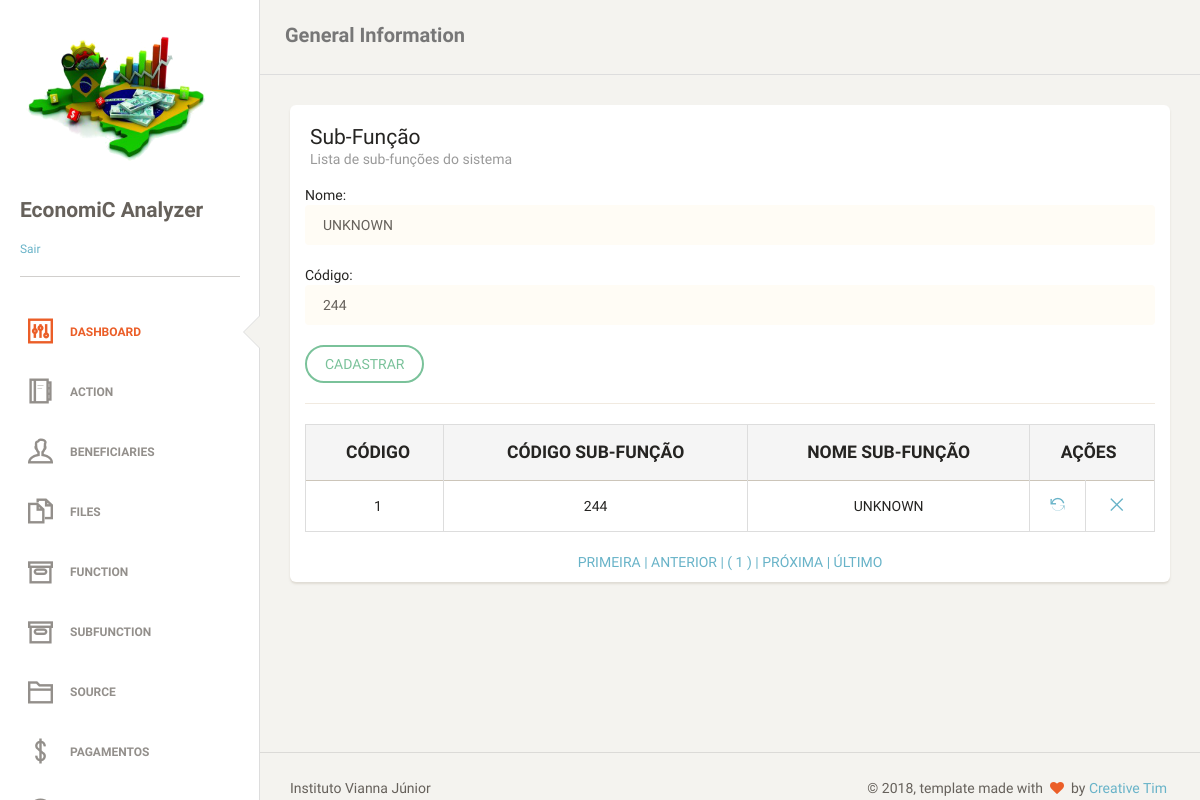
/subfunctions.php?act=upd&id=1 (signed in), run on the app's committed database.
### tables this page shows
CREATE TABLE `tb_subfunctions` (
  `id_subfunction` int(11) NOT NULL AUTO_INCREMENT,
  `str_cod_subfunction` varchar(4) NOT NULL,
  `str_name_subfunction` varchar(255) DEFAULT NULL,
  PRIMARY KEY (`id_subfunction`),
  UNIQUE KEY `str_cod_subfunction_UNIQUE` (`str_cod_subfunction`)
);

### classes/subfunctions.php (called while the page is built)
<?php
class subfunctions
{
    private $id_subfunction;
    private $str_cod_subfunction;
    private $str_name_subfunction;
    public function __construct($id_subfunction, $str_cod_subfunction, $str_name_subfunction)
    {
        $this->id_subfunction = $id_subfunction;
        $this->str_cod_subfunction = $str_cod_subfunction;
        $this->str_name_subfunction = $str_name_subfunction;
    }
    public function getIdSubfunction()
    {
        return $this->id_subfunction;
    }
    public function setIdSubfunction($id_subfunction)
    {
        $this->id_subfunction = $id_subfunction;
    }
    public function getStrCodSubfunction()
    {
        return $this->str_cod_subfunction;
    }
    public function setStrCodSubfunction($str_cod_subfunction)
    {
        $this->str_cod_subfunction = $str_cod_subfunction;
    }
    public function getStrNameSubfunction()
    {
        return $this->str_name_subfunction;
    }
    public function setStrNameSubfunction($str_name_subfunction)
    {
        $this->str_name_subfunction = $str_name_subfunction;
    }
}

### subfunctions.php (the view, shortened to what this page needs)
<?php
require_once "classes/template.php";
require_once "dao/subfunctionsDAO.php";
require_once "classes/subfunctions.php";
$object = new subfunctionsDAO();
if ($_SERVER['REQUEST_METHOD'] == 'POST') {
    $id = (isset($_POST["id"]) && $_POST["id"] != null) ? $_POST["id"] : "";
    $str_cod_subfunction = (isset($_POST["str_cod_subfunction"]) && $_POST["str_cod_subfunction"] != null) ? $_POST["str_cod_subfunction"] : "";
    $str_name_subfunction = (isset($_POST["str_name_subfunction"]) && $_POST["str_name_subfunction"] != null) ? $_POST["str_name_subfunction"] : "";
} else if (!isset($id)) {
    $id = (isset($_GET["id"]) && $_GET["id"] != null) ? $_GET["id"] : "";
    $str_cod_subfunction = NULL;
    $str_name_subfunction = NULL;
}
if (isset($_REQUEST["act"]) && $_REQUEST["act"] == "upd" && $id != "") {
    $subfunctions = new subfunctions($id, '', '');
    $resultado = $object->atualizar($subfunctions);
    $str_cod_subfunction = $resultado->getStrCodSubfunction();
    $str_name_subfunction = $resultado->getStrNameSubfunction();
}
?>
<div class='content' xmlns="http://www.w3.org/1999/html">
    <div class='container-fluid'>
        <div class='row'>
            <div class='col-md-12'>
                <div class='card'>
                    <div class='header'>
                        <h4 class='title'>Sub-Função</h4>
                        <p class='category'>Lista de sub-funções do sistema</p>
                    </div>
                    <div class='content table-responsive'>
                        <form action="?act=save&id=" method="POST" name="form1">
                            Nome:
                            <input class="form-control" type="text" name="str_name_subfunction" value="<?php
                            echo (isset($str_name_subfunction) && ($str_name_subfunction != null || $str_name_subfunction != "")) ? $str_name_subfunction : '';
                            ?>"/>
                            <br/>
                            Código:
                            <input class="form-control" type="text" maxlength="4" name="str_cod_subfunction" value="<?php
                            echo (isset($str_cod_subfunction) && ($str_cod_subfunction != null || $str_cod_subfunction != "")) ? $str_cod_subfunction : '';
                            ?>"/>
                            <br/>
                            <input class="btn btn-success" type="submit" value="CADASTRAR">
                            <hr>
                        </form>
                        <?php
                        $object->tabelapaginada();
                        ?>
                    </div>
                </div>
            </div>
        </div>
    </div>
</div>

### dao/subfunctionsDAO.php (shortened to what this page needs)
<?php
require_once "classes/subfunctions.php";
class subfunctionsDAO
{
    public function atualizar($subfunctions)
    {
        global $pdo;
        try {
            $statement = $pdo->prepare("SELECT id_subfunction, str_cod_subfunction, str_name_subfunction FROM tb_subfunctions WHERE id_subfunction = :id");
            $statement->bindValue(":id", $subfunctions->getIdSubfunction());
            if ($statement->execute()) {
                $rs = $statement->fetch(PDO::FETCH_OBJ);
                $subfunctions->setIdSubfunction($rs->id_subfunction);
                $subfunctions->setStrCodSubfunction($rs->str_cod_subfunction);
                $subfunctions->setStrNameSubfunction($rs->str_name_subfunction);
                return $subfunctions;
            } else {
                throw new PDOException("<script> alert('Não foi possível executar a declaração SQL !'); </script>");
            }
        } catch (PDOException $erro) {
            return "Erro: " . $erro->getMessage();
        }
    }
    public function tabelapaginada()
    {
        global $pdo;
        $endereco = $_SERVER ['PHP_SELF'];
        $pagina_atual = (isset($_GET['page']) && is_numeric($_GET['page'])) ? $_GET['page'] : 1;
        $linha_inicial = ($pagina_atual - 1) * QTDE_REGISTROS;
        $sql = "SELECT id_subfunction, str_cod_subfunction, str_name_subfunction FROM tb_subfunctions LIMIT {$linha_inicial}, " . QTDE_REGISTROS;
        $statement = $pdo->prepare($sql);
        $statement->execute();
        $dados = $statement->fetchAll(PDO::FETCH_OBJ);
        $sqlContador = "SELECT COUNT(*) AS total_registros FROM tb_subfunctions";
        $statement = $pdo->prepare($sqlContador);
        $statement->execute();
        $valor = $statement->fetch(PDO::FETCH_OBJ);
        $primeira_pagina = 1;
        $ultima_pagina = ceil($valor->total_registros / QTDE_REGISTROS);
        $pagina_anterior = ($pagina_atual > 1) ? $pagina_atual - 1 : 0;
        $proxima_pagina = ($pagina_atual < $ultima_pagina) ? $pagina_atual + 1 : 0;
        $range_inicial = (($pagina_atual - RANGE_PAGINAS) >= 1) ? $pagina_atual - RANGE_PAGINAS : 1;
        $range_final = (($pagina_atual + RANGE_PAGINAS) <= $ultima_pagina) ? $pagina_atual + RANGE_PAGINAS : $ultima_pagina;
        $exibir_botao_inicio = ($range_inicial < $pagina_atual) ? 'mostrar' : 'esconder';
        $exibir_botao_final = ($range_final > $pagina_atual) ? 'mostrar' : 'esconder';
        if (!empty($dados)):
            echo "
     <table class='table table-striped table-bordered'>
     <thead>
       <tr style='text-transform: uppercase;' class='active'>
        <th style='text-align: center; font-weight: bolder;'>Código</th>
        <th style='text-align: center; font-weight: bolder;'>Código Sub-Função</th>
        <th style='text-align: center; font-weight: bolder;'>Nome Sub-Função</th>
        <th style='text-align: center; font-weight: bolder;' colspan='2'>Ações</th>
       </tr>
     </thead>
     <tbody>";
            foreach ($dados as $subfunc):
                echo "<tr>
        <td style='text-align: center'>$subfunc->id_subfunction</td>
        <td style='text-align: center'>$subfunc->str_cod_subfunction</td>
        <td style='text-align: center'>$subfunc->str_name_subfunction</td>
        <td style='text-align: center'><a href='?act=upd&id=$subfunc->id_subfunction' title='Alterar'><i class='ti-reload'></i></a></td>
        <td style='text-align: center'><a href='?act=del&id=$subfunc->id_subfunction' title='Remover'><i class='ti-close'></i></a></td>
       </tr>";
            endforeach;
            echo "
</tbody>
     </table>
     <div class='box-paginacao' style='text-align: center'>
       <a class='box-navegacao  $exibir_botao_inicio' href='$endereco?page=$primeira_pagina' title='Primeira Página'> PRIMEIRA  |</a>
       <a class='box-navegacao  $exibir_botao_inicio' href='$endereco?page=$pagina_anterior' title='Página Anterior'> ANTERIOR  |</a>
";
            for ($i = $range_inicial; $i <= $range_final; $i++):
                $destaque = ($i == $pagina_atual) ? 'destaque' : '';
                echo "<a class='box-numero $destaque' href='$endereco?page=$i'> ( $i ) </a>";
            endfor;
            echo "<a class='box-navegacao $exibir_botao_final' href='$endereco?page=$proxima_pagina' title='Próxima Página'>| PRÓXIMA  </a>
                  <a class='box-navegacao $exibir_botao_final' href='$endereco?page=$ultima_pagina'  title='Última Página'>| ÚLTIMO  </a>
     </div>";
        else:
            echo "<p class='bg-danger'>Nenhum registro foi encontrado!</p>
     ";
        endif;
    }
}

### data on the page
tb_subfunctions: str_name_subfunction "UNKNOWN", str_cod_subfunction "244", id_subfunction "1"
